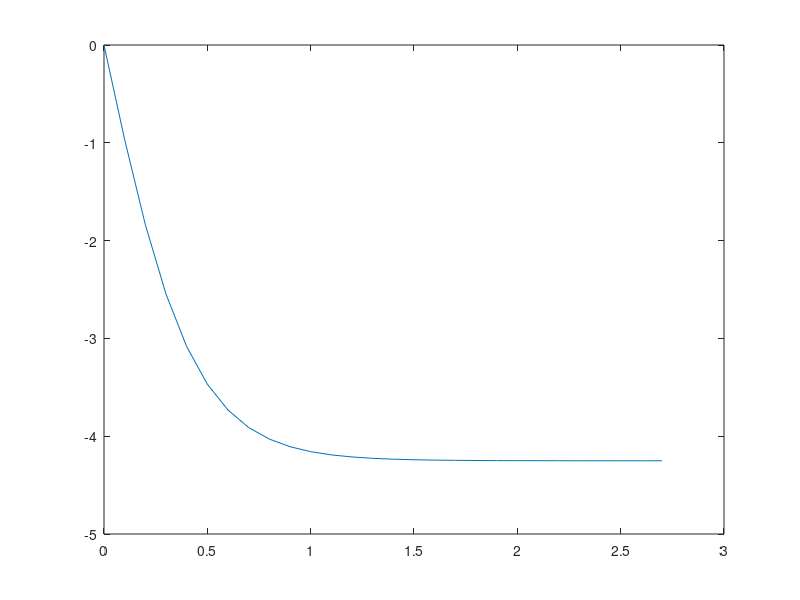

Source code (MATLAB):
%% Coded by Mahadir Ahmad
%% mahadir@madet.my


h=0.1;
T=0;
v =0;
s =10;




%Init variables
k1v = -9.81 + 0.5428*v^2;
k1s = v;
vbar = v + ((1/2) * k1v * h);
k2v = -9.81 + (0.5428*vbar^2);
k2s = vbar;
sbar = s + ((1/2) * k1s * h);

vmatrix = [v];
tmatrix = [T];

while s >= 0
    
    fprintf('T = %.4f\n',T);
    fprintf('V = %.4f \n',v);
    fprintf('S = %.4f \n',s);      
    fprintf('Vbar = %.4f \n',vbar);
    fprintf('Sbar = %.4f \n',sbar);
    fprintf('k1v = %.4f \n',k1v);
    fprintf('k1s = %.4f \n',k1s);
    fprintf('k2v = %.4f \n',k2v);
    fprintf('k2s = %.4f \n\n',k2s);    
    T = T + h;
    
    
    
    %second row onwards
    v = v + (k2v * h);
    s = s + (k2s * h);
    
    k1v = -9.81 + 0.5428*v^2;
    k1s = v;
    vbar = v + ((1/2) * k1v * h);
    k2v = -9.81 + (0.5428*vbar^2);
    k2s = vbar;
    sbar = s + ((1/2) * k1s * h);
    

    vmatrix = [vmatrix,v];
    tmatrix = [tmatrix,T];
    
 
end
%display(tmatrix);
plot(tmatrix,vmatrix);